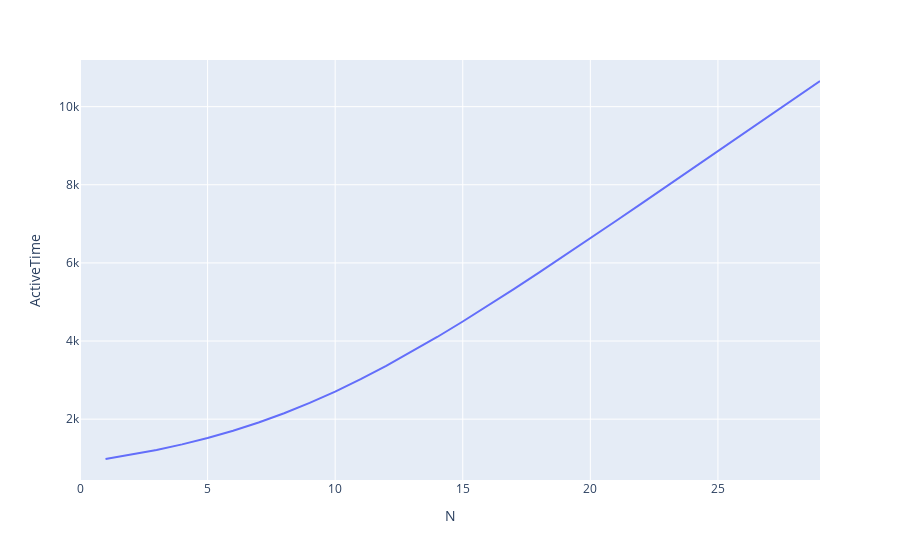

Notebook source saved alongside this figure:
### Code cell
totalActiveTime["ActiveTime"] = (meanClients["CPU"] + meanClients["IO1"] + meanClients["IO2"])/throughputs["SWAP_IN"]
plt.line(totalActiveTime,x="N",y="ActiveTime")

### Figure 1 — Plotly figure (JSON) as saved in the notebook; plotly's stock layout.template omitted (floating-point values rounded to 4 significant figures)
{"data": [{"hovertemplate": "N=%{x}<br>ActiveTime=%{y}<extra></extra>", "legendgroup": "", "line": {"color": "#636efa", "dash": "solid"}, "marker": {"symbol": "circle"}, "mode": "lines", "name": "", "orientation": "v", "showlegend": false, "type": "scatter", "x": [0, 1, 2, 3, 4, 5, 6, 7, 8, 9, 10, 11, 12, 13, 14, 15, 16, 17, 18, 19, 20, 21, 22, 23, 24, 25, 26, 27, 28, 29], "xaxis": "x", "y": [null, 980.0, 1088.0, 1211.0, 1354.0, 1518.0, 1704.0, 1915.0, 2152.0, 2416.0, 2707.0, 3023.0, 3362.0, 3724.0, 4104.0, 4500.0, 4909.0, 5329.0, 5757.0, 6191.0, 6630.0, 7073.0, 7517.0, 7964.0, 8411.0, 8859.0, 9308.0, 9758.0, 10210.0, 10660.0], "yaxis": "y"}], "layout": {"legend": {"tracegroupgap": 0}, "margin": {"t": 60}, "xaxis": {"anchor": "y", "domain": [0, 1], "title": {"text": "N"}}, "yaxis": {"anchor": "x", "domain": [0, 1], "title": {"text": "ActiveTime"}}}}
